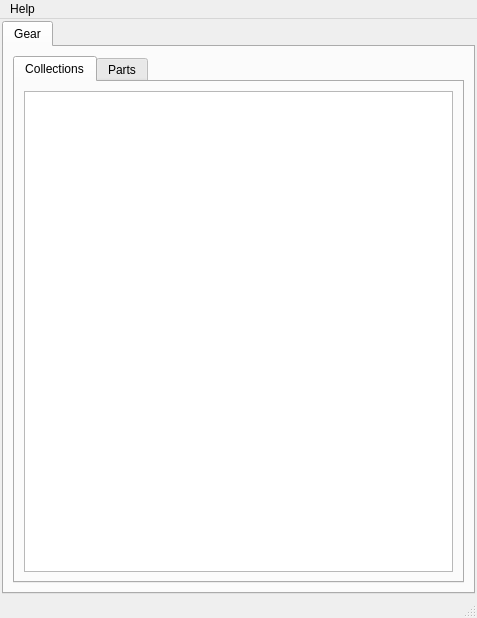
<?xml version="1.0" encoding="UTF-8"?>
<ui version="4.0">
 <class>assetshop_ui</class>
 <widget class="QMainWindow" name="assetshop_ui">
  <property name="geometry">
   <rect>
    <x>0</x>
    <y>0</y>
    <width>477</width>
    <height>618</height>
   </rect>
  </property>
  <property name="sizePolicy">
   <sizepolicy hsizetype="Expanding" vsizetype="Ignored">
    <horstretch>0</horstretch>
    <verstretch>0</verstretch>
   </sizepolicy>
  </property>
  <property name="windowTitle">
   <string>MainWindow</string>
  </property>
  <widget class="QWidget" name="centralwidget">
   <layout class="QVBoxLayout" name="verticalLayout_8">
    <property name="spacing">
     <number>2</number>
    </property>
    <property name="leftMargin">
     <number>2</number>
    </property>
    <property name="topMargin">
     <number>2</number>
    </property>
    <property name="rightMargin">
     <number>2</number>
    </property>
    <property name="bottomMargin">
     <number>2</number>
    </property>
    <item>
     <widget class="QTabWidget" name="import_tabWidget">
      <property name="currentIndex">
       <number>0</number>
      </property>
      <!-- Primary asset tabs (Characters, Heads, Weapons, Props, Vehicles, Cameras, ...)
           are built dynamically at runtime from the categories.json manifest in
           summoner.SummonerUI.on_startup. Only the Gear meta-tab below is static. -->
      <widget class="QWidget" name="apparel_main_tab">
       <attribute name="title">
        <string>Gear</string>
       </attribute>
       <layout class="QVBoxLayout" name="verticalLayout_2">
        <item>
         <widget class="QTabWidget" name="apparel_tabWidget">
          <property name="currentIndex">
           <number>0</number>
          </property>
          <widget class="QWidget" name="collections_tab">
           <attribute name="title">
            <string>Collections</string>
           </attribute>
           <layout class="QVBoxLayout" name="verticalLayout_4">
            <item>
             <widget class="QListWidget" name="apparel_collections_listWidget">
              <property name="selectionMode">
               <enum>QAbstractItemView::SelectionMode::ExtendedSelection</enum>
              </property>
             </widget>
            </item>
           </layout>
          </widget>
          <widget class="QWidget" name="parts_tab">
           <attribute name="title">
            <string>Parts</string>
           </attribute>
           <layout class="QVBoxLayout" name="verticalLayout_3">
            <item>
             <widget class="QListWidget" name="apparel_parts_listWidget">
              <property name="selectionMode">
               <enum>QAbstractItemView::SelectionMode::ExtendedSelection</enum>
              </property>
             </widget>
            </item>
           </layout>
          </widget>
         </widget>
        </item>
       </layout>
      </widget>
     </widget>
    </item>
   </layout>
  </widget>
  <widget class="QMenuBar" name="menubar">
   <property name="geometry">
    <rect>
     <x>0</x>
     <y>0</y>
     <width>477</width>
     <height>33</height>
    </rect>
   </property>
   <widget class="QMenu" name="menuHelp">
    <property name="title">
     <string>Help</string>
    </property>
    <addaction name="actionDocumentation"/>
   </widget>
   <addaction name="menuHelp"/>
  </widget>
  <widget class="QStatusBar" name="statusbar"/>
  <action name="actionDocumentation">
   <property name="text">
    <string>Documentation</string>
   </property>
  </action>
 </widget>
 <resources/>
 <connections/>
</ui>
